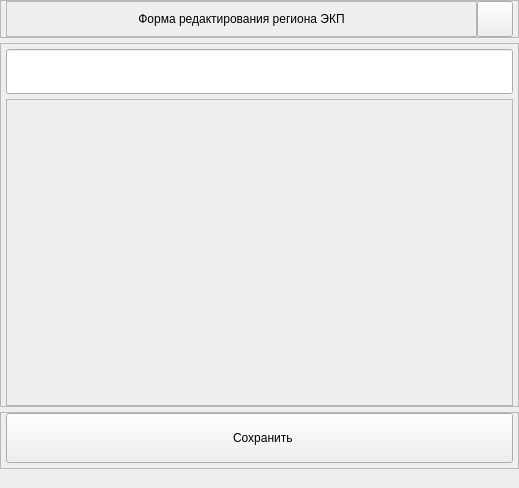
<?xml version="1.0" encoding="UTF-8"?>
<ui version="4.0">
 <class>WindowChangeNameRegion</class>
 <widget class="QMainWindow" name="WindowChangeNameRegion">
  <property name="geometry">
   <rect>
    <x>0</x>
    <y>0</y>
    <width>519</width>
    <height>488</height>
   </rect>
  </property>
  <property name="windowTitle">
   <string>MainWindow</string>
  </property>
  <widget class="QWidget" name="centralwidget">
   <layout class="QVBoxLayout" name="verticalLayout">
    <property name="spacing">
     <number>5</number>
    </property>
    <property name="leftMargin">
     <number>0</number>
    </property>
    <property name="topMargin">
     <number>0</number>
    </property>
    <property name="rightMargin">
     <number>0</number>
    </property>
    <property name="bottomMargin">
     <number>0</number>
    </property>
    <item>
     <widget class="QFrame" name="frame_top">
      <property name="sizePolicy">
       <sizepolicy hsizetype="Preferred" vsizetype="Minimum">
        <horstretch>0</horstretch>
        <verstretch>0</verstretch>
       </sizepolicy>
      </property>
      <property name="frameShape">
       <enum>QFrame::StyledPanel</enum>
      </property>
      <property name="frameShadow">
       <enum>QFrame::Raised</enum>
      </property>
      <property name="lineWidth">
       <number>0</number>
      </property>
      <layout class="QHBoxLayout" name="horizontalLayout">
       <property name="spacing">
        <number>0</number>
       </property>
       <property name="leftMargin">
        <number>5</number>
       </property>
       <property name="topMargin">
        <number>0</number>
       </property>
       <property name="rightMargin">
        <number>5</number>
       </property>
       <property name="bottomMargin">
        <number>0</number>
       </property>
       <item>
        <widget class="QLabel" name="lbl_id_region">
         <property name="maximumSize">
          <size>
           <width>0</width>
           <height>0</height>
          </size>
         </property>
         <property name="lineWidth">
          <number>0</number>
         </property>
         <property name="text">
          <string/>
         </property>
        </widget>
       </item>
       <item>
        <widget class="QFrame" name="frame_4">
         <property name="sizePolicy">
          <sizepolicy hsizetype="Expanding" vsizetype="Preferred">
           <horstretch>0</horstretch>
           <verstretch>0</verstretch>
          </sizepolicy>
         </property>
         <property name="cursor">
          <cursorShape>ArrowCursor</cursorShape>
         </property>
         <property name="frameShape">
          <enum>QFrame::StyledPanel</enum>
         </property>
         <property name="frameShadow">
          <enum>QFrame::Raised</enum>
         </property>
         <property name="lineWidth">
          <number>0</number>
         </property>
         <layout class="QVBoxLayout" name="verticalLayout_5">
          <property name="spacing">
           <number>0</number>
          </property>
          <property name="leftMargin">
           <number>0</number>
          </property>
          <property name="topMargin">
           <number>0</number>
          </property>
          <property name="rightMargin">
           <number>0</number>
          </property>
          <property name="bottomMargin">
           <number>0</number>
          </property>
          <item>
           <widget class="QLabel" name="label">
            <property name="lineWidth">
             <number>0</number>
            </property>
            <property name="text">
             <string>Форма редактирования региона ЭКП</string>
            </property>
            <property name="alignment">
             <set>Qt::AlignCenter</set>
            </property>
           </widget>
          </item>
         </layout>
        </widget>
       </item>
       <item>
        <widget class="QPushButton" name="btn_close">
         <property name="minimumSize">
          <size>
           <width>36</width>
           <height>36</height>
          </size>
         </property>
         <property name="maximumSize">
          <size>
           <width>36</width>
           <height>36</height>
          </size>
         </property>
         <property name="cursor">
          <cursorShape>PointingHandCursor</cursorShape>
         </property>
         <property name="styleSheet">
          <string notr="true">QPushButton:hover{	
	background-color: rgb(235, 0, 0);
}</string>
         </property>
         <property name="text">
          <string/>
         </property>
         <property name="icon">
          <iconset resource="../../resource.qrc">
           <normaloff>:/icons/icons/x_.svg</normaloff>:/icons/icons/x_.svg</iconset>
         </property>
         <property name="iconSize">
          <size>
           <width>30</width>
           <height>30</height>
          </size>
         </property>
        </widget>
       </item>
      </layout>
     </widget>
    </item>
    <item>
     <widget class="QFrame" name="main_frame">
      <property name="frameShape">
       <enum>QFrame::StyledPanel</enum>
      </property>
      <property name="frameShadow">
       <enum>QFrame::Raised</enum>
      </property>
      <property name="lineWidth">
       <number>0</number>
      </property>
      <layout class="QVBoxLayout" name="verticalLayout_3">
       <property name="spacing">
        <number>5</number>
       </property>
       <property name="leftMargin">
        <number>5</number>
       </property>
       <property name="topMargin">
        <number>5</number>
       </property>
       <property name="rightMargin">
        <number>5</number>
       </property>
       <property name="bottomMargin">
        <number>0</number>
       </property>
       <item>
        <widget class="QLineEdit" name="le_name_region">
         <property name="minimumSize">
          <size>
           <width>0</width>
           <height>45</height>
          </size>
         </property>
         <property name="maximumSize">
          <size>
           <width>16777215</width>
           <height>45</height>
          </size>
         </property>
        </widget>
       </item>
       <item>
        <widget class="QScrollArea" name="scrollArea">
         <property name="widgetResizable">
          <bool>true</bool>
         </property>
         <widget class="QWidget" name="scrollAreaWidgetContents">
          <property name="geometry">
           <rect>
            <x>0</x>
            <y>0</y>
            <width>505</width>
            <height>304</height>
           </rect>
          </property>
          <layout class="QVBoxLayout" name="verticalLayout_4">
           <property name="spacing">
            <number>0</number>
           </property>
           <property name="leftMargin">
            <number>0</number>
           </property>
           <property name="topMargin">
            <number>0</number>
           </property>
           <property name="rightMargin">
            <number>0</number>
           </property>
           <property name="bottomMargin">
            <number>0</number>
           </property>
           <item>
            <layout class="QVBoxLayout" name="add_widget_layout__region">
             <property name="spacing">
              <number>5</number>
             </property>
            </layout>
           </item>
           <item>
            <spacer name="verticalSpacer">
             <property name="orientation">
              <enum>Qt::Vertical</enum>
             </property>
             <property name="sizeHint" stdset="0">
              <size>
               <width>20</width>
               <height>185</height>
              </size>
             </property>
            </spacer>
           </item>
          </layout>
         </widget>
        </widget>
       </item>
      </layout>
     </widget>
    </item>
    <item>
     <widget class="QFrame" name="footer_frame">
      <property name="frameShape">
       <enum>QFrame::StyledPanel</enum>
      </property>
      <property name="frameShadow">
       <enum>QFrame::Raised</enum>
      </property>
      <property name="lineWidth">
       <number>0</number>
      </property>
      <layout class="QHBoxLayout" name="horizontalLayout_2">
       <property name="spacing">
        <number>0</number>
       </property>
       <property name="leftMargin">
        <number>5</number>
       </property>
       <property name="topMargin">
        <number>0</number>
       </property>
       <property name="rightMargin">
        <number>5</number>
       </property>
       <property name="bottomMargin">
        <number>5</number>
       </property>
       <item>
        <widget class="QPushButton" name="btn_save_region">
         <property name="sizePolicy">
          <sizepolicy hsizetype="Expanding" vsizetype="Fixed">
           <horstretch>0</horstretch>
           <verstretch>0</verstretch>
          </sizepolicy>
         </property>
         <property name="minimumSize">
          <size>
           <width>0</width>
           <height>50</height>
          </size>
         </property>
         <property name="cursor">
          <cursorShape>PointingHandCursor</cursorShape>
         </property>
         <property name="text">
          <string>  Сохранить</string>
         </property>
         <property name="icon">
          <iconset resource="../../resource.qrc">
           <normaloff>:/icons/icons/save_.svg</normaloff>:/icons/icons/save_.svg</iconset>
         </property>
         <property name="iconSize">
          <size>
           <width>24</width>
           <height>24</height>
          </size>
         </property>
        </widget>
       </item>
      </layout>
     </widget>
    </item>
   </layout>
  </widget>
  <widget class="QStatusBar" name="statusBar">
   <property name="sizeGripEnabled">
    <bool>false</bool>
   </property>
  </widget>
 </widget>
 <resources>
  <include location="../../resource.qrc"/>
 </resources>
 <connections/>
</ui>
